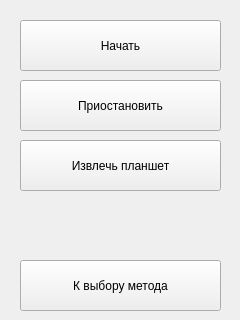
<?xml version="1.0" encoding="UTF-8"?>
<ui version="4.0">
 <class>MethodSetup</class>
 <widget class="QStackedWidget" name="MethodSetup">
  <property name="geometry">
   <rect>
    <x>0</x>
    <y>0</y>
    <width>240</width>
    <height>320</height>
   </rect>
  </property>
  <property name="windowTitle">
   <string>StackedWidget</string>
  </property>
  <property name="currentIndex">
   <number>0</number>
  </property>
  <widget class="QWidget" name="pgControlMenu">
   <widget class="QPushButton" name="pbBack">
    <property name="geometry">
     <rect>
      <x>20</x>
      <y>260</y>
      <width>201</width>
      <height>51</height>
     </rect>
    </property>
    <property name="text">
     <string>К выбору метода</string>
    </property>
   </widget>
   <widget class="QPushButton" name="pbStart">
    <property name="geometry">
     <rect>
      <x>20</x>
      <y>20</y>
      <width>201</width>
      <height>51</height>
     </rect>
    </property>
    <property name="text">
     <string>Начать</string>
    </property>
   </widget>
   <widget class="QPushButton" name="pbPause">
    <property name="geometry">
     <rect>
      <x>20</x>
      <y>80</y>
      <width>201</width>
      <height>51</height>
     </rect>
    </property>
    <property name="text">
     <string>Приостановить</string>
    </property>
   </widget>
   <widget class="QPushButton" name="pushButton_7">
    <property name="geometry">
     <rect>
      <x>20</x>
      <y>140</y>
      <width>201</width>
      <height>51</height>
     </rect>
    </property>
    <property name="text">
     <string>Извлечь планшет</string>
    </property>
   </widget>
  </widget>
  <widget class="QWidget" name="pgMethodParameters">
   <widget class="QCheckBox" name="cbSaveToCloud">
    <property name="geometry">
     <rect>
      <x>10</x>
      <y>20</y>
      <width>221</width>
      <height>21</height>
     </rect>
    </property>
    <property name="text">
     <string>Сохранять в облако</string>
    </property>
   </widget>
   <widget class="QGroupBox" name="gbCtrlMode">
    <property name="geometry">
     <rect>
      <x>10</x>
      <y>50</y>
      <width>221</width>
      <height>121</height>
     </rect>
    </property>
    <property name="cursor">
     <cursorShape>BlankCursor</cursorShape>
    </property>
    <property name="title">
     <string>Контроль эксперимента</string>
    </property>
    <widget class="QRadioButton" name="rbVisualCtrl">
     <property name="geometry">
      <rect>
       <x>10</x>
       <y>60</y>
       <width>211</width>
       <height>21</height>
      </rect>
     </property>
     <property name="cursor">
      <cursorShape>BlankCursor</cursorShape>
     </property>
     <property name="focusPolicy">
      <enum>Qt::NoFocus</enum>
     </property>
     <property name="text">
      <string>Визуальный контроль</string>
     </property>
    </widget>
    <widget class="QRadioButton" name="rbHoleBacklight">
     <property name="geometry">
      <rect>
       <x>10</x>
       <y>30</y>
       <width>211</width>
       <height>21</height>
      </rect>
     </property>
     <property name="cursor">
      <cursorShape>BlankCursor</cursorShape>
     </property>
     <property name="focusPolicy">
      <enum>Qt::NoFocus</enum>
     </property>
     <property name="text">
      <string>Индикация текущей лунки</string>
     </property>
    </widget>
    <widget class="QRadioButton" name="rbDisableCtrl">
     <property name="geometry">
      <rect>
       <x>10</x>
       <y>90</y>
       <width>211</width>
       <height>21</height>
      </rect>
     </property>
     <property name="cursor">
      <cursorShape>BlankCursor</cursorShape>
     </property>
     <property name="focusPolicy">
      <enum>Qt::NoFocus</enum>
     </property>
     <property name="text">
      <string>Контроль отключен</string>
     </property>
    </widget>
   </widget>
   <widget class="QSpinBox" name="sbInterval">
    <property name="geometry">
     <rect>
      <x>190</x>
      <y>180</y>
      <width>41</width>
      <height>24</height>
     </rect>
    </property>
   </widget>
   <widget class="QLabel" name="lbInterval">
    <property name="geometry">
     <rect>
      <x>10</x>
      <y>180</y>
      <width>181</width>
      <height>21</height>
     </rect>
    </property>
    <property name="text">
     <string>Межкадровый интервал, c:</string>
    </property>
   </widget>
   <widget class="QLabel" name="lbTermostat">
    <property name="geometry">
     <rect>
      <x>10</x>
      <y>210</y>
      <width>181</width>
      <height>21</height>
     </rect>
    </property>
    <property name="text">
     <string>Температура образцов:</string>
    </property>
   </widget>
   <widget class="QSpinBox" name="sbTermostat">
    <property name="geometry">
     <rect>
      <x>190</x>
      <y>210</y>
      <width>41</width>
      <height>24</height>
     </rect>
    </property>
   </widget>
   <widget class="QPushButton" name="pbNext">
    <property name="geometry">
     <rect>
      <x>10</x>
      <y>260</y>
      <width>221</width>
      <height>51</height>
     </rect>
    </property>
    <property name="font">
     <font>
      <pointsize>14</pointsize>
     </font>
    </property>
    <property name="cursor">
     <cursorShape>BlankCursor</cursorShape>
    </property>
    <property name="focusPolicy">
     <enum>Qt::NoFocus</enum>
    </property>
    <property name="text">
     <string>Далее</string>
    </property>
    <property name="default">
     <bool>true</bool>
    </property>
    <property name="flat">
     <bool>true</bool>
    </property>
   </widget>
  </widget>
  <widget class="QWidget" name="pgHoleSelector">
   <widget class="QPushButton" name="pbContinue">
    <property name="geometry">
     <rect>
      <x>60</x>
      <y>270</y>
      <width>121</width>
      <height>41</height>
     </rect>
    </property>
    <property name="font">
     <font>
      <pointsize>12</pointsize>
     </font>
    </property>
    <property name="cursor">
     <cursorShape>BlankCursor</cursorShape>
    </property>
    <property name="focusPolicy">
     <enum>Qt::NoFocus</enum>
    </property>
    <property name="text">
     <string>Продолжить</string>
    </property>
    <property name="default">
     <bool>true</bool>
    </property>
    <property name="flat">
     <bool>true</bool>
    </property>
   </widget>
   <widget class="QPushButton" name="pbLeft">
    <property name="geometry">
     <rect>
      <x>10</x>
      <y>270</y>
      <width>41</width>
      <height>41</height>
     </rect>
    </property>
    <property name="font">
     <font>
      <pointsize>14</pointsize>
     </font>
    </property>
    <property name="cursor">
     <cursorShape>BlankCursor</cursorShape>
    </property>
    <property name="focusPolicy">
     <enum>Qt::NoFocus</enum>
    </property>
    <property name="text">
     <string>&lt;</string>
    </property>
    <property name="default">
     <bool>true</bool>
    </property>
    <property name="flat">
     <bool>true</bool>
    </property>
   </widget>
   <widget class="QPushButton" name="pbRight">
    <property name="geometry">
     <rect>
      <x>190</x>
      <y>270</y>
      <width>41</width>
      <height>41</height>
     </rect>
    </property>
    <property name="font">
     <font>
      <pointsize>14</pointsize>
     </font>
    </property>
    <property name="cursor">
     <cursorShape>BlankCursor</cursorShape>
    </property>
    <property name="focusPolicy">
     <enum>Qt::NoFocus</enum>
    </property>
    <property name="text">
     <string>&gt;</string>
    </property>
    <property name="default">
     <bool>true</bool>
    </property>
    <property name="flat">
     <bool>true</bool>
    </property>
   </widget>
  </widget>
 </widget>
 <resources/>
 <connections/>
</ui>
